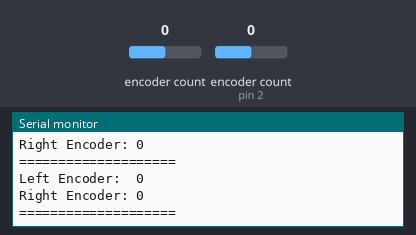
A sketch run on a simulated Arduino Uno, built with avr-gcc and run on an emulated ATmega328P. On the bench: the last lines printed to the serial monitor. The inputs (shaded band) are chosen by the test bench; at power-on: encoder count 0, encoder count (sensor on pin 2) 0.

Above: at 1.2 s.
1.3 s: encoder count (sensor 0) set to -1
At 2.4 s:
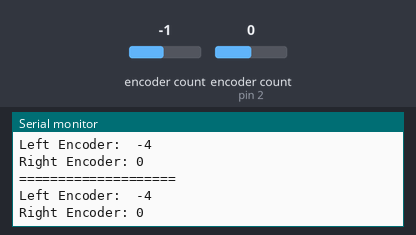
4.3 s: encoder count (sensor on pin 2) set to -1
At 5.4 s:
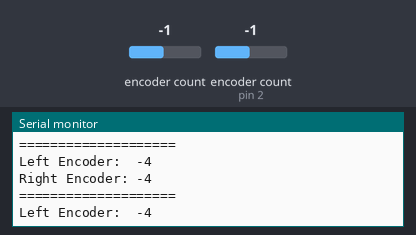
7.3 s: encoder count (sensor 0) set to 0
At 8.1 s:
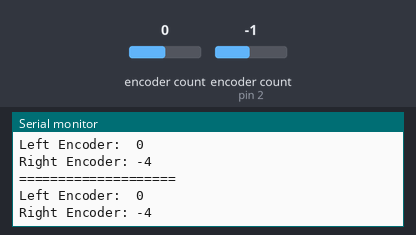
10.3 s: encoder count (sensor on pin 2) set to 0
At 11.4 s:
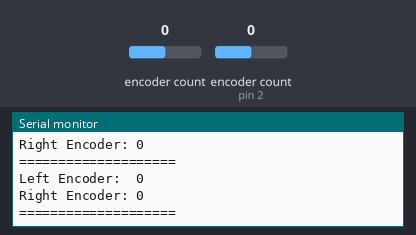
13.3 s: encoder count (sensor 0) set to 4
At 14.0 s:
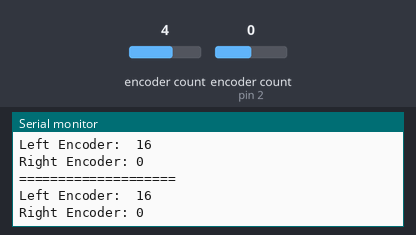
22.3 s: encoder count (sensor on pin 2) set to 4
At 23.1 s:
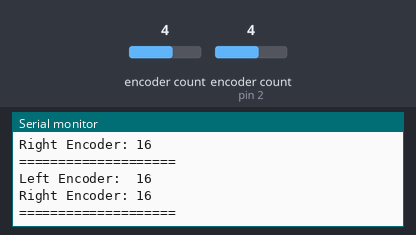
Timing chart, 0 to 25.3 s (numbered marks = the images above; inputs shaded):
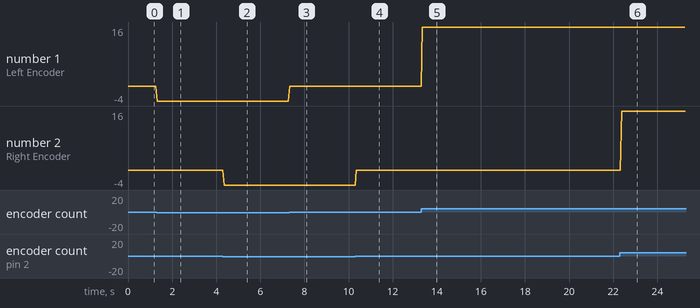

Measured:
- after the input at 1.3 s, the serial monitor: prints a new line at once (image 1)
- after the input at 4.3 s, the serial monitor: prints a new line after 0.05 s (image 2)
- after the input at 7.3 s, the serial monitor: prints a new line at once (image 3)
- after the input at 10.3 s, the serial monitor: prints a new line after 0.05 s (image 4)
- after the input at 13.3 s, the serial monitor: prints a new line after 0.05 s (image 5)
- after the input at 22.3 s, the serial monitor: prints a new line after 0.09 s (image 6)
- plotted number 1: 0 → -4 after the input at 1.3 s, -4 → 0 after the input at 7.3 s, 0 → 16 after the input at 13.3 s

The sketch:

EncoderTest.ino
```cpp
#include <Encoder.h>

Encoder encoderLeft(0, 1);
Encoder encoderRight(2, 3);

void setup() {
  Serial.begin(9600);
}

void loop() {
  Serial.print("Left Encoder:  ");
  Serial.println(encoderLeft.read());
  Serial.print("Right Encoder: ");
  Serial.println(encoderRight.read());
  Serial.println("====================");
  delay(50);
}
```
